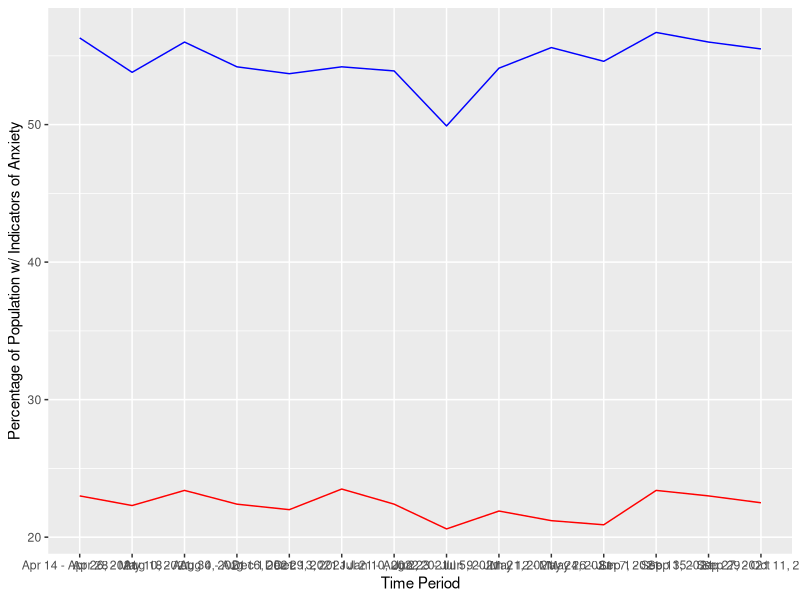
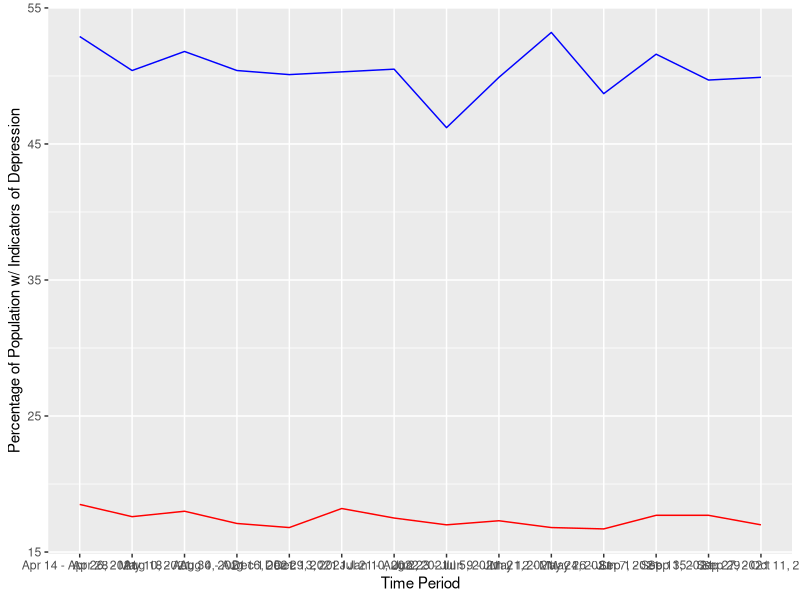
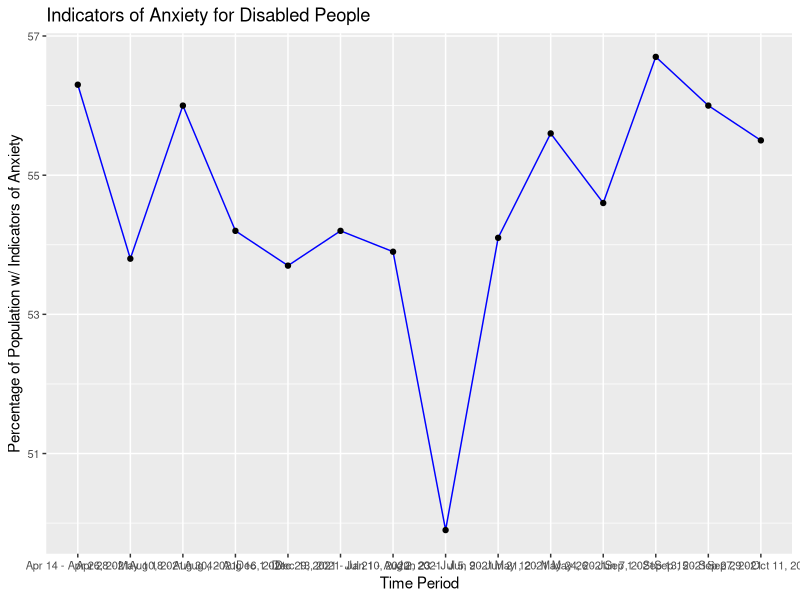
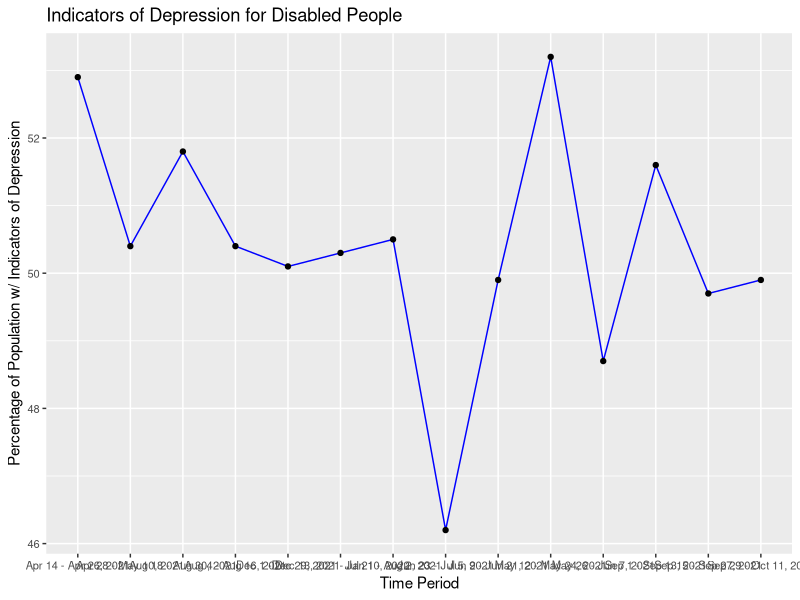
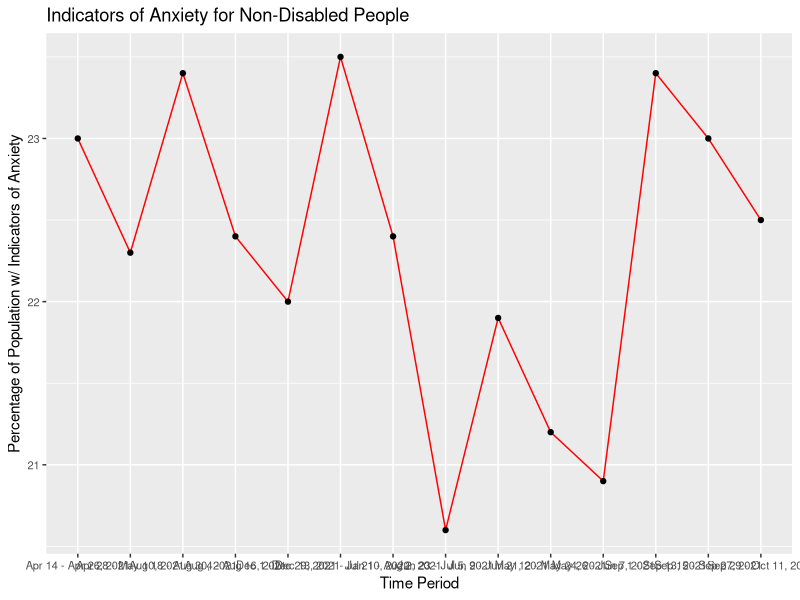
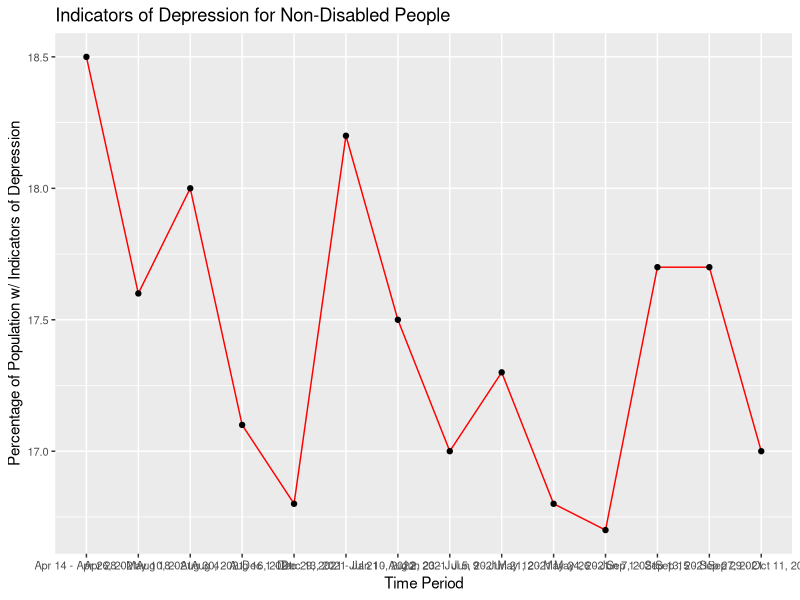

Write R code to recreate these figures, in order.
library(dplyr)
library(tidyverse)
library(ggplot2)

mental_health_data <- read.csv("mental_health_data.csv")

# Final Deliverable 


disability_depression <- mental_health_data %>%
  filter(Indicator == "Symptoms of Depressive Disorder" & Group == "By Disability status") %>%
  select(Subgroup, Value, Time.Period.Label) %>%
  filter(Value != "NA") %>%
  filter(Subgroup =="With disability")

disability_depression_plot <- ggplot(data=disability_depression, aes(x=Time.Period.Label, y=Value, group=1)) + geom_line(color="Blue") + geom_point() + xlab("Time Period") + ylab("Percentage of Population w/ Indicators of Depression") + 
  ggtitle("Indicators of Depression for Disabled People") + theme(axis.text = element_text(size = 8))

without_disability_depression <- mental_health_data %>%
  filter(Indicator == "Symptoms of Depressive Disorder" & Group == "By Disability status") %>%
  select(Subgroup, Value, Time.Period.Label) %>%
  filter(Value != "NA") %>%
  filter(Subgroup =="Without disability")

without_disability_depression_plot <- ggplot(data=without_disability_depression, aes(x=Time.Period.Label, y=Value, group=1)) + geom_line(color="red") + geom_point() + xlab("Time Period") + ylab("Percentage of Population w/ Indicators of Depression") +
  ggtitle("Indicators of Depression for Non-Disabled People") + theme(axis.text = element_text(size = 8))

both_disability_depression_plot <- ggplot() + geom_line(data = disability_depression, aes(x=Time.Period.Label, y=Value, group=1), color = "Blue") +
  geom_line(data=without_disability_depression, aes(x=Time.Period.Label, y=Value, group=1), color = "Red") + 
  xlab("Time Period") +
  ylab("Percentage of Population w/ Indicators of Depression") +
  scale_color_manual(name = "color", 
                     values = c("blue"="blue"))


disability_anxiety <- mental_health_data %>%
  filter(Indicator == "Symptoms of Anxiety Disorder" & Group == "By Disability status") %>%
  select(Subgroup, Value, Time.Period.Label) %>%
  filter(Value != "NA") %>%
  filter(Subgroup =="With disability")

disability_anxiety_plot <- ggplot(data=disability_anxiety, aes(x=Time.Period.Label, y=Value, group=1)) + geom_line(color="Blue") + geom_point() + xlab("Time Period") + ylab("Percentage of Population w/ Indicators of Anxiety") + 
  ggtitle("Indicators of Anxiety for Disabled People") + theme(axis.text = element_text(size = 8))

without_disability_anxiety <- mental_health_data %>%
  filter(Indicator == "Symptoms of Anxiety Disorder" & Group == "By Disability status") %>%
  select(Subgroup, Value, Time.Period.Label) %>%
  filter(Value != "NA") %>%
  filter(Subgroup =="Without disability")

without_disability_anxiety_plot <- ggplot(data=without_disability_anxiety, aes(x=Time.Period.Label, y=Value, group=1)) + geom_line(color="red") + geom_point() + xlab("Time Period") + ylab("Percentage of Population w/ Indicators of Anxiety") +
  ggtitle("Indicators of Anxiety for Non-Disabled People") + theme(axis.text = element_text(size = 8))

both_disability_anxiety_plot <- ggplot() + geom_line(data = disability_anxiety, aes(x=Time.Period.Label, y=Value, group=1), color = "Blue") +
  geom_line(data=without_disability_anxiety, aes(x=Time.Period.Label, y=Value, group=1), color = "Red") + 
  xlab("Time Period") +
  ylab("Percentage of Population w/ Indicators of Anxiety") +
  scale_color_manual(name = "color", 
                     values = c("blue"="blue"))